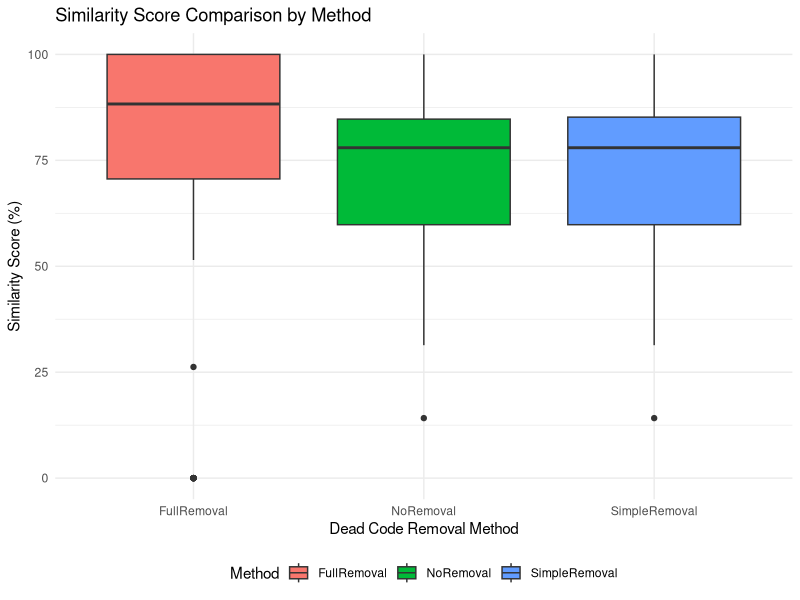
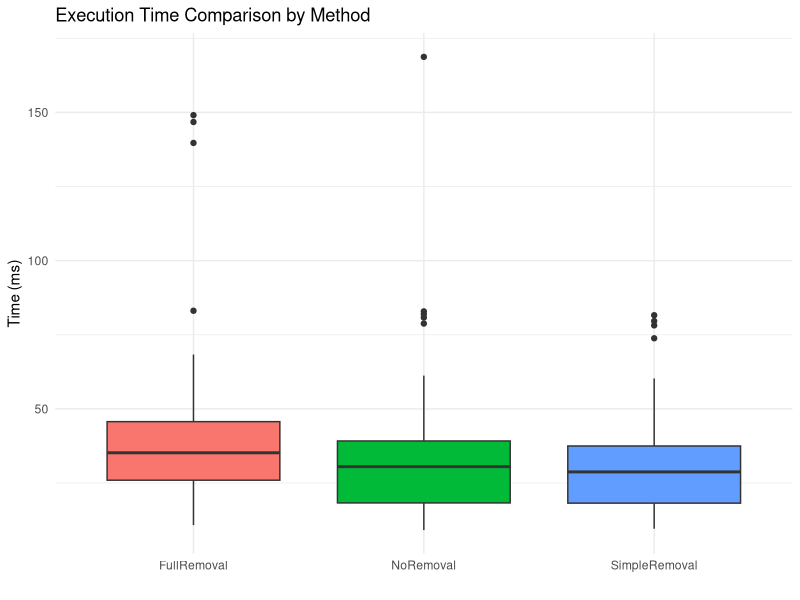
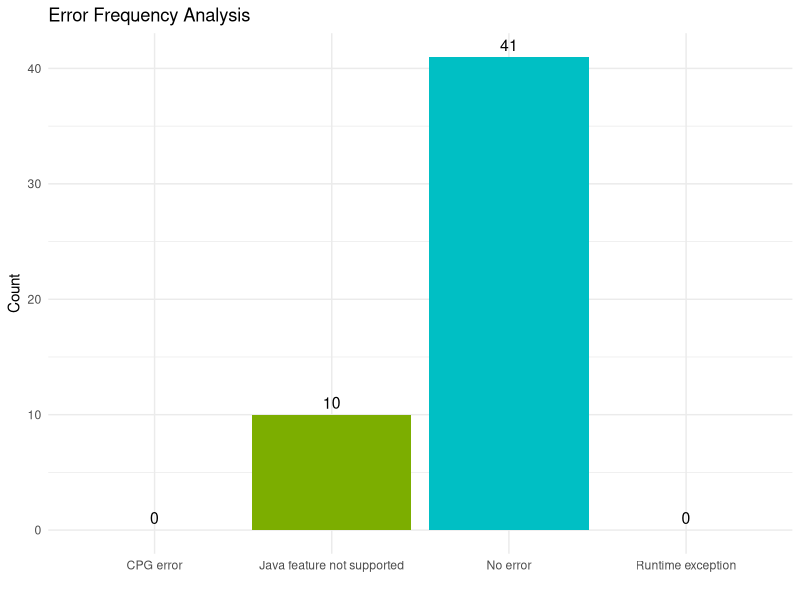
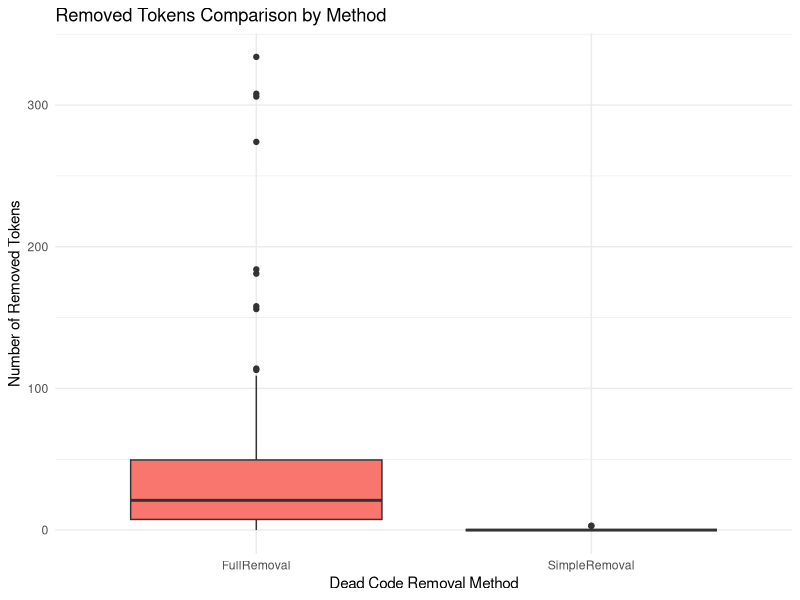
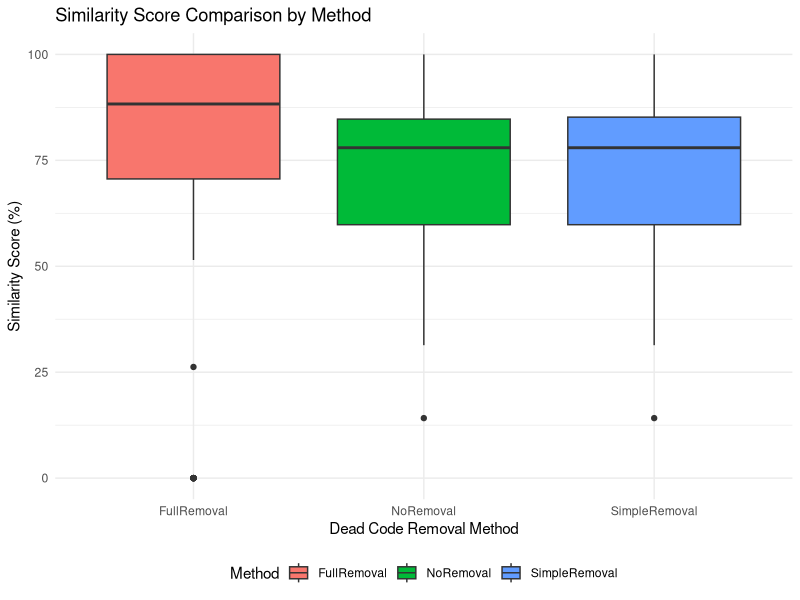
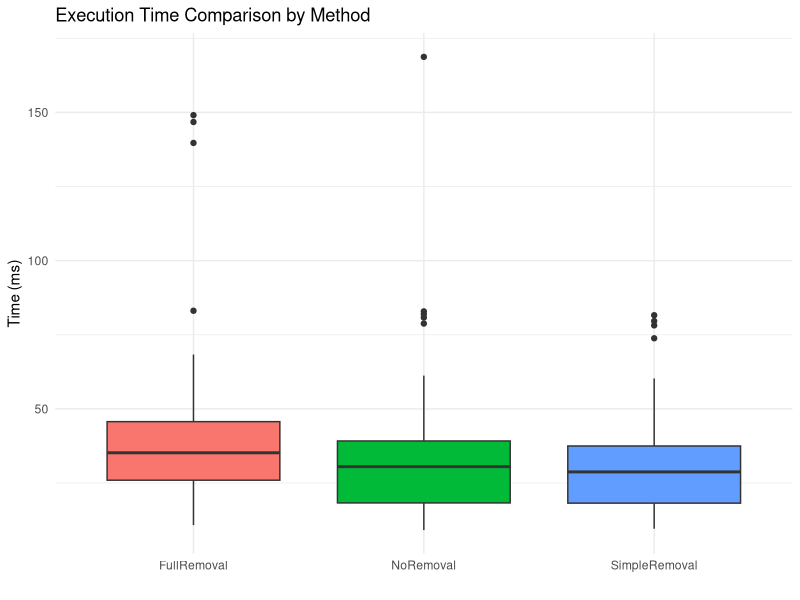
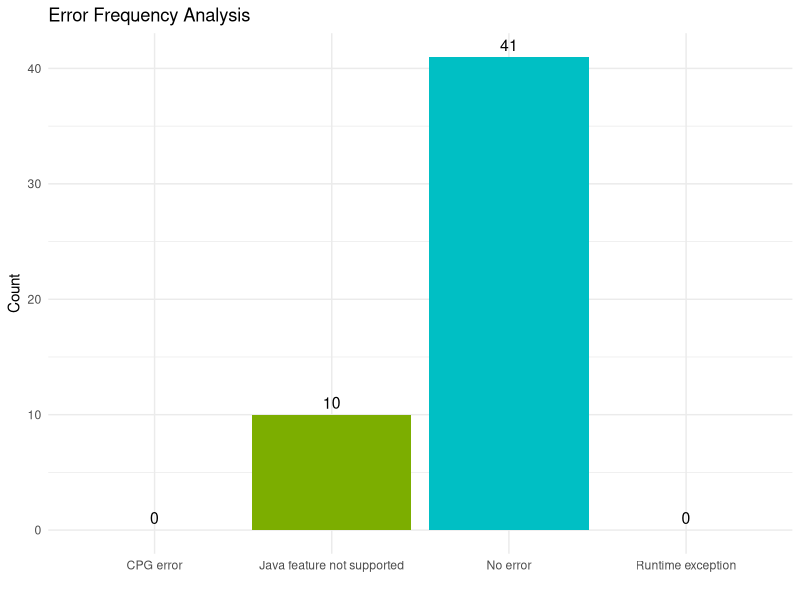
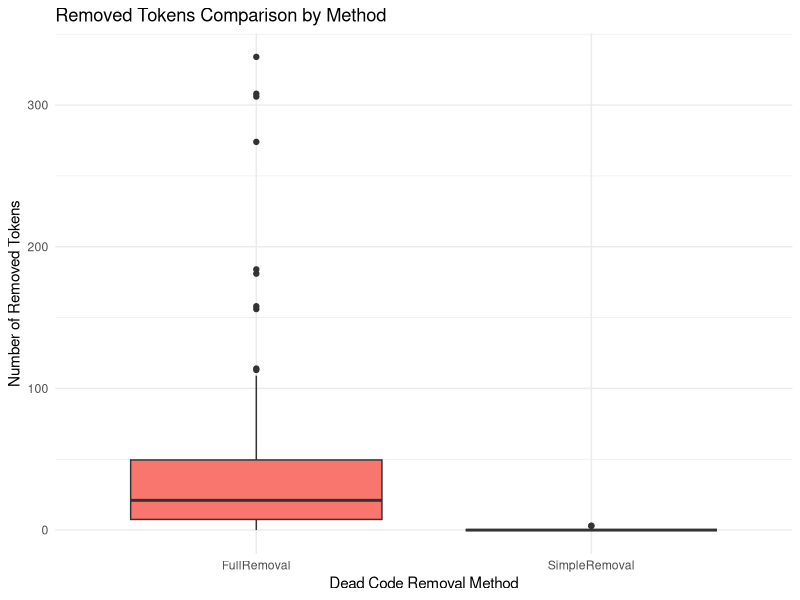

Source code (R) for these figures, in order:
# Load required libraries
library(ggplot2)
library(tidyr)
library(dplyr)

# Read the CSV file
data <- read.csv("results/Ai_deadcode_results_Standard.csv")
data1 <- read.csv("results/Ai_deadcode_results_Level1.csv")
data2 <- read.csv("results/Ai_deadcode_results_Level2.csv")

#data %>% filter(RemovedFullTokens > 20) %>% count()


# 1. Box plots for similarity values (NoRemoval, SimpleRemoval, FullRemoval)
similarity_data <- data %>%
  select(FileName, NoRemoval, SimpleRemoval, FullRemoval) %>%
  pivot_longer(cols = c(NoRemoval, SimpleRemoval, FullRemoval),
               names_to = "Method",
               values_to = "Similarity")
# Create box plot for similarity
p1 <- ggplot(similarity_data, aes(x = Method, y = Similarity, fill = Method)) +
  geom_boxplot() +
  labs(title = "Similarity Score Comparison by Method",
       x = "Dead Code Removal Method",
       y = "Similarity Score (%)") +
  theme_minimal() +
  theme(legend.position = "bottom")



# 2. Box plots for execution times
time_data <- data %>%
  select(FileName, TimeNoRemoval.ms., TimeSimpleRemoval.ms., TimeFullRemoval.ms.) %>%
  pivot_longer(cols = starts_with("Time"),
               names_to = "Method",
               values_to = "Time") %>%
  mutate(Method = gsub("Time|.ms.", "", Method))

p2 <- ggplot(time_data, aes(x = Method, y = Time, fill = Method)) +
  geom_boxplot() +
  labs(title = "Execution Time Comparison by Method",
       x = "",
       y = "Time (ms)") +
  theme_minimal() +
  theme(legend.position = "none")




# 4. Bar plot for error frequencies
# Convert string "true"/"false" to logical TRUE/FALSE
data <- data %>%
  mutate(
    JavaLanguageFeatureNotSupported = as.logical(JavaLanguageFeatureNotSupported),
    CpgErrorException = as.logical(CpgErrorException),
    RuntimeException = as.logical(RuntimeException)
  )
error_summary <- data %>%
  summarise(JavaNotSupported = sum(JavaLanguageFeatureNotSupported),
            CpgErrors = sum(CpgErrorException),
            RuntimeErrors = sum(RuntimeException),
            NoErrors = sum(!JavaLanguageFeatureNotSupported & !CpgErrorException)) %>%
  pivot_longer(everything(), names_to = "ErrorType", values_to = "Count") %>%
  mutate(ErrorType = case_when(
    ErrorType == "JavaNotSupported" ~ "Java feature not supported",
    ErrorType == "CpgErrors" ~ "CPG error",
    ErrorType == "RuntimeErrors" ~ "Runtime exception",
    ErrorType == "NoErrors" ~ "No error",
    TRUE ~ ErrorType
  ))

p4 <- ggplot(error_summary, aes(x = ErrorType, y = Count, fill = ErrorType)) +
  geom_bar(stat = "identity") +
  geom_text(aes(label = Count), vjust = -0.5, size = 4) +
  labs(title = "Error Frequency Analysis",
       x = "",
       y = "Count") +
  theme_minimal() +
  theme(legend.position = "none")




# Display plots
print(p1)
print(p2)
print(p4)

# Save plots
#ggsave("similarity_boxplot.png", p1, width = 10, height = 6, dpi = 300)
#ggsave("time_boxplot.png", p2, width = 10, height = 6, dpi = 300)
#ggsave("error_frequency.png", p4, width = 8, height = 6, dpi = 300)
# Save plots as PDF
ggsave("similarity_boxplot.pdf", p1, width = 10, height = 6)
ggsave("time_boxplot.pdf", p2, width = 10, height = 6)
ggsave("error_frequency.pdf", p4, width = 8, height = 6)


# 6. Summary statistics table
summary_stats <- similarity_data %>%
  group_by(Method) %>%
  summarise(
    Mean = mean(Similarity, na.rm = TRUE),
    Median = median(Similarity, na.rm = TRUE),
    SD = sd(Similarity, na.rm = TRUE),
    Min = min(Similarity, na.rm = TRUE),
    Max = max(Similarity, na.rm = TRUE)
  )

print(summary_stats)


#7: Create box plot for removed tokens
removed_tokens_dataStandard <- data %>%
  select(FileName, RemovedSimpleTokens, RemovedFullTokens) %>%
  pivot_longer(cols = c(RemovedSimpleTokens, RemovedFullTokens),
               names_to = "Method",
               values_to = "RemovedTokens") %>%
  mutate(Method = case_when(
    Method == "RemovedSimpleTokens" ~ "SimpleRemoval",
    Method == "RemovedFullTokens" ~ "FullRemoval",
    TRUE ~ Method
  ))
removed_tokens_data_Level1 <- data1 %>%
  select(FileName, RemovedSimpleTokens, RemovedFullTokens) %>%
  pivot_longer(cols = c(RemovedSimpleTokens, RemovedFullTokens),
               names_to = "Method",
               values_to = "RemovedTokens") %>%
  mutate(Method = case_when(
    Method == "RemovedSimpleTokens" ~ "SimpleRemoval",
    Method == "RemovedFullTokens" ~ "FullRemoval",
    TRUE ~ Method
  ))
removed_tokens_data_Level2 <- data2 %>%
  select(FileName, RemovedSimpleTokens, RemovedFullTokens) %>%
  pivot_longer(cols = c(RemovedSimpleTokens, RemovedFullTokens),
               names_to = "Method",
               values_to = "RemovedTokens") %>%
  mutate(Method = case_when(
    Method == "RemovedSimpleTokens" ~ "SimpleRemoval",
    Method == "RemovedFullTokens" ~ "FullRemoval",
    TRUE ~ Method
  ))
p_tokens <- ggplot(removed_tokens_dataStandard, aes(x = Method, y = RemovedTokens, fill = Method)) +
  geom_boxplot() +
  labs(title = "Removed Tokens Comparison by Method",
       x = "Dead Code Removal Method",
       y = "Number of Removed Tokens") +
  theme_minimal() +
  theme(legend.position = "none")




print(p_tokens)
ggsave("removed_tokens_boxplot.pdf", p_tokens, width = 8, height = 6)






tokens_summary <- removed_tokens_dataStandard %>%
  group_by(Method) %>%
  summarise(
    Mean = mean(RemovedTokens, na.rm = TRUE),
    Median = median(RemovedTokens, na.rm = TRUE),
    SD = sd(RemovedTokens, na.rm = TRUE),
    Min = min(RemovedTokens, na.rm = TRUE),
    Max = max(RemovedTokens, na.rm = TRUE)
  )
print(tokens_summary)
